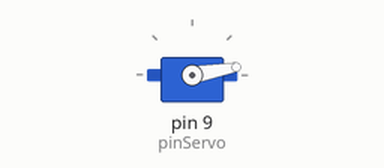
The sketch below on a simulated Arduino Uno, built with avr-gcc and run on an emulated ATmega328P. Shown: servo.

Above: at 0.05 s.
At 4.0 s:
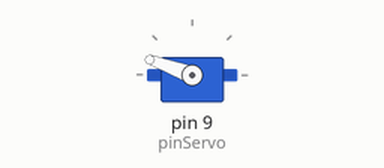
Timing chart, 0 to 5.2 s (numbered marks = the images above):
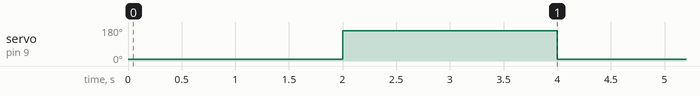

The sketch:

Accionamiento_basico.ino
```cpp
// Programa de control de Servo

#include <Servo.h>

int pinServo = 9;    //Pin a conectar el servo

Servo servo;   //Se crea un nuevo objeto del servo

void setup() {
  servo.attach(pinServo); //Inicializamos el servo con el pin declarado
}

void loop() {
  servo.write(10);
  delay(2000);
  servo.write(160);
  delay(2000);
}
```

Measured:
- by itself, servo on pin 9 (pinServo): alternates 160° for 2.0 s and 10° for 2.0 s
